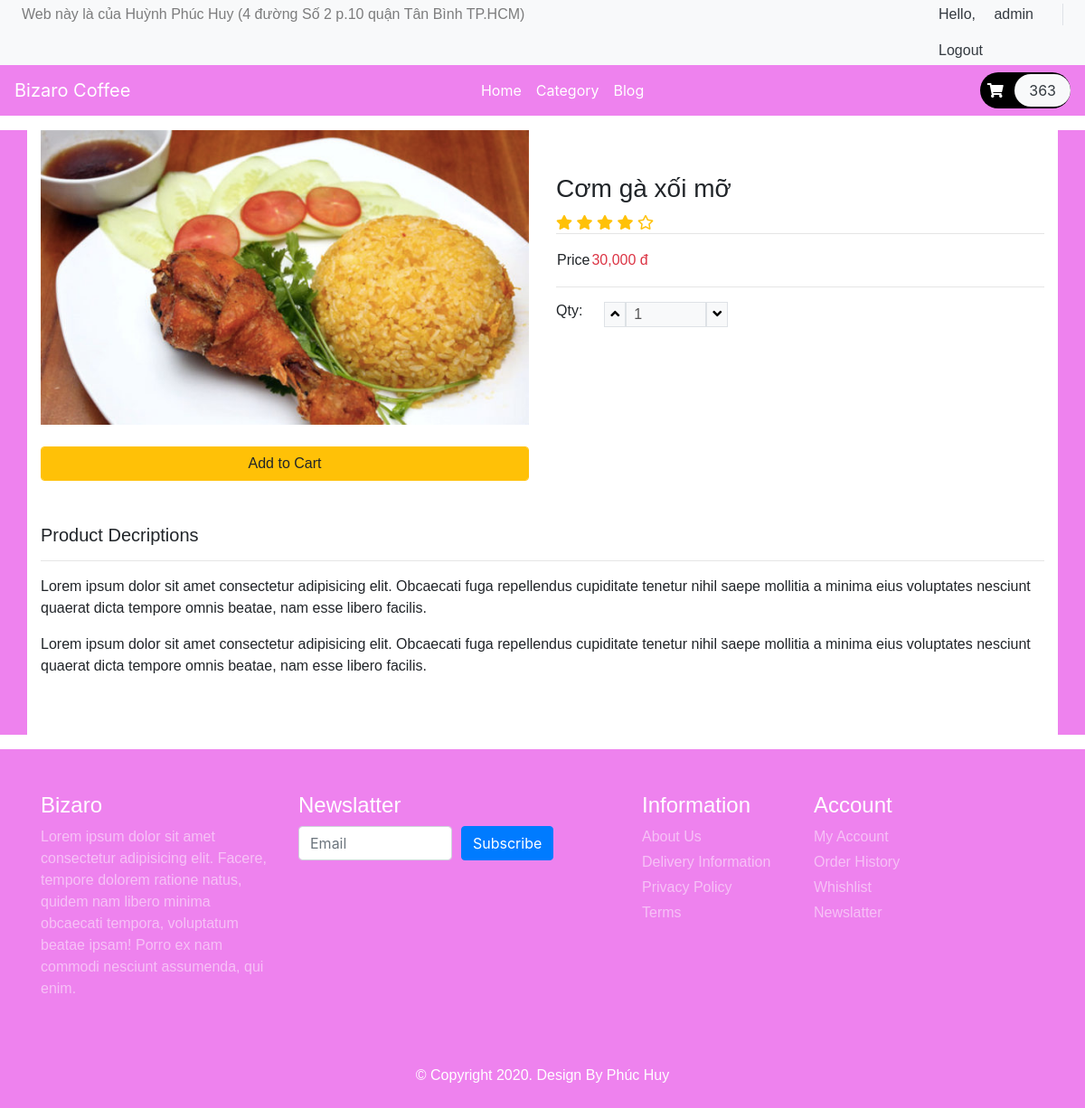
The app's page /detail.php?id=14 (signed in) with its own data.
### tables this page shows
CREATE TABLE `user` (
  `id` int NOT NULL AUTO_INCREMENT,
  `username` varchar(200) DEFAULT NULL,
  `pass` varchar(200) DEFAULT NULL,
  `role` int DEFAULT NULL,
  PRIMARY KEY (`id`)
);

CREATE TABLE `foods` (
  `id` int NOT NULL AUTO_INCREMENT,
  `name` varchar(200) DEFAULT NULL,
  `img` varchar(500) DEFAULT NULL,
  `price` int DEFAULT NULL,
  `type` int DEFAULT NULL,
  `isDelete` int DEFAULT NULL,
  PRIMARY KEY (`id`)
);

### detail.php (called while the page is built, shortened)
<?php
require_once('./components/header.php');
require_once('./components/_detail.php');
require_once('./components/footer.php');

### core/Database.php (called while the page is built, shortened)
<?php
class Database
{
    public $servername = "localhost:3306";
    public $username = "root";
    public $password = "Hakihome1412";
    function __construct()
    {
        $this->conn = mysqli_connect($this->servername, $this->username, $this->password);
    }
}

### core/User.php (called while the page is built, shortened)
<?php
class User extends Database
{
    public function getUserById($id)
    {
        $query = "SELECT * FROM user WHERE id='$id'";
        $result =  mysqli_query($this->conn, $query);
        $resultItem = null;
        while ($item = mysqli_fetch_array($result, MYSQLI_ASSOC)) {
            $resultItem = $item;
            break;
        }
        return $resultItem;
    }
}
$userCore = new User;

### core/Cart.php (called while the page is built, shortened)
<?php
class Cart extends Database
{
    public function getFoodsInCartByIdUser($id)
    {
        $query = "SELECT b.id, b.id_food, a.name, a.price, a.img, b.quantity, b.size FROM foods a,cart b WHERE a.id=b.id_food AND b.id_user='$id' AND b.status=0";
        $result =  mysqli_query($this->conn, $query);
        $resultArray = array("food_arr" => array(), "count" => 0);
        while ($item = mysqli_fetch_array($result, MYSQLI_ASSOC)) {
            $resultArray["food_arr"][] = $item;
            $resultArray["count"] += $item["quantity"];
        }
        return $resultArray;
    }
}
$cartCore = new Cart;

### core/Size.php (called while the page is built, shortened)
<?php
class Size extends Database
{
    public function getSizeByIdFood($id)
    {
        $query = "SELECT * FROM size WHERE id_food=$id";
        $result =  mysqli_query($this->conn, $query);
        $resultItem = null;
        while ($item = mysqli_fetch_array($result, MYSQLI_ASSOC)) {
            $resultItem = $item;
            break;
        }
        return $resultItem;
    }
}

### core/Foods.php (called while the page is built, shortened)
<?php
class Foods extends Database
{
    public function getItemById($id)
    {
        $query = "SELECT * FROM foods WHERE id=$id";
        $result =  mysqli_query($this->conn, $query);
        $resultItem = null;
        while ($item = mysqli_fetch_array($result, MYSQLI_ASSOC)) {
            $resultItem = $item;
            break;
        }
        return $resultItem;
    }
}

### components/_detail.php (the view, shortened to what this page needs)
<?php
$id = 1;
if (isset($_GET["id"])) {
    $id = $_GET["id"];
}
$item = $foodsCore->getItemById($id);
$size = $sizeCore->getSizeByIdFood($id);
?>
<div class="container color-white-bg mt-3 mb-3">
    <div class="row">
        <div class="col-sm-6">
            <img src="<?php echo $item["img"] ?>" alt="img" class="img-fluid">
            <div class="form-row pt-4 font-size-16 font-sans">
                <div class="col">
                    <form method="POST" class="formDetailPost">
                        <button class="btn btn-warning form-control" type="submit">Add to Cart</button>
                    </form>
                </div>
            </div>
        </div>
        <div class="col-sm-6 py-5">
            <h3 class="font-sans font-size-20"><?php echo $item["name"] ?></h3>
            <div class="d-flex">
                <div class="rating text-warning font-size-12">
                    <span><i class="fas fa-star"></i></span>
                    <span><i class="fas fa-star"></i></span>
                    <span><i class="fas fa-star"></i></span>
                    <span><i class="fas fa-star"></i></span>
                    <span><i class="far fa-star"></i></span>
                </div>
            </div>
            <hr class="m-0">
            <table class="my-3">
                <tr class="font-sans font-size-14">
                    <td>Price</td>
                    <td class="font-size-20 text-danger"><span><?php echo number_format($item['price'], 0, '.', ',') ?> đ</span></td>
                </tr>
            </table>
            <hr>
            <div class="row">
                <div class="col-6">
                    <div class="qty d-flex">
                        <h6 class="font-sans">Qty:</h6>
                        <div class="px-4 d-flex font-sans">
                            <button class="btnQtyUp border bg-light"><i class="fas fa-angle-up"></i></button>
                            <input type="text" class="inputQty border px-2 w-50 bg-light" disabled value="1">
                            <button class="btnQtyDown border bg-light"><i class="fas fa-angle-down"></i></button>
                        </div>
                    </div>
                </div>
            </div>
        </div>
        <div class="col-12 my-5">
            <h5 class="font-sans">Product Decriptions</h5>
            <hr>
            <p class="font-sans font-size-14">Lorem ipsum dolor sit amet consectetur adipisicing elit. Obcaecati fuga
                repellendus cupiditate tenetur nihil saepe mollitia a minima eius voluptates nesciunt quaerat dicta
                tempore omnis beatae, nam esse libero facilis.</p>
            <p class="font-sans font-size-14">Lorem ipsum dolor sit amet consectetur adipisicing elit. Obcaecati fuga
                repellendus cupiditate tenetur nihil saepe mollitia a minima eius voluptates nesciunt quaerat dicta
                tempore omnis beatae, nam esse libero facilis.</p>
        </div>
    </div>
</div>

### components/header.php (shortened to what this page needs)
<?php
require_once('Bridge.php');
if (isset($_SESSION["userid"])) {
    $res = $cartCore->getFoodsInCartByIdUser($_SESSION["userid"]);
    $countCart = $res["count"];
}
?>
<!DOCTYPE html>
<html lang="en">
<head>
    <link rel="stylesheet" href="https://stackpath.bootstrapcdn.com/bootstrap/4.5.1/css/bootstrap.min.css" />
    <link rel="stylesheet" href="https://cdnjs.cloudflare.com/ajax/libs/OwlCarousel2/2.3.4/assets/owl.carousel.min.css" />
    <link rel="stylesheet" href="https://cdnjs.cloudflare.com/ajax/libs/OwlCarousel2/2.3.4/assets/owl.theme.default.min.css" />
    <link rel="stylesheet" href="https://cdnjs.cloudflare.com/ajax/libs/font-awesome/5.14.0/css/all.min.css" />
    <link rel="stylesheet" type="text/css" href="./public/css/styles.css" />
</head>
<body>
    <header>
        <div class="strip d-flex justify-content-between px-4 py-1 bg-light">
            <p class="font-sans font-size-20 text-black-50 m-0">
                Web này là của Huỳnh Phúc Huy (4 đường Số 2 p.10 quận Tân Bình TP.HCM)
            </p>
            <?php if (isset($_SESSION["userid"])) { ?>
                <?php
                $user = $userCore->getUserById($_SESSION["userid"]);
                ?>
                <?php if ($user["role"] == 0) { ?>
                    <div class="font-sans font-size-14">
                        <p class="px-3 border-right text-dark">Hello, <a href="admin.php" class="px-3 text-dark" id="a_logout"><?php echo $user["username"]; ?></a></p>
                        <a href="index.php?logout=true" class="px-3 text-dark" id="a_logout">Logout</a>
                    </div>
                <?php  } ?>
            <?php }  ?>
        </div>
        <nav class="navbar navbar-expand-lg navbar-dark color-violet-bg">
            <a class="navbar-brand" href="index.php">Bizaro Coffee</a>
            <div class="collapse navbar-collapse" id="navbarNav">
                <ul class="navbar-nav m-auto font-rubik">
                    <li class="nav-item active">
                        <a class="nav-link" href="index.php">Home</a>
                    </li>
                    <li class="nav-item active">
                        <a class="nav-link" href="category.php">Category</a>
                    </li>
                    <li class="nav-item active">
                        <a class="nav-link" href="blog.php">Blog</a>
                    </li>
                </ul>
                <a href="cart.php" class="py-2 rounded-pill color-black-bg" style="text-decoration: none;">
                    <span class="fon-size-16 px-2 text-white"><i class="fas fa-shopping-cart"></i></span>
                    <span class="px-3 py-2 rounded-pill text-dark bg-light" id="countCart"><?php echo (isset($countCart)) ? $countCart : 0; ?></span>
                </a>
            </div>
        </nav>
    </header>
    <div class="container-fluid color-violet-bg">

### public/css/styles.css (style rules this page uses)
.font-size-14 { font-size: 14; }
.font-size-16 { font-size: 16; }
.font-size-20 { font-size: 20; }
.font-sans { font-family: "Lucida Sans", "Lucida Sans Regular", "Lucida Grande", "Lucida Sans Unicode", Geneva, Verdana, sans-serif; }
.color-violet-bg { background-color: violet; }
.color-white-bg { background-color: white; }
.color-black-bg { background-color: black; }
.active { background-color: violet; }

### records on screen
user: username "admin"
foods: img (picture), name "Cơm gà xối mỡ", price "30,000"

### other values on screen
$countCart "363"
